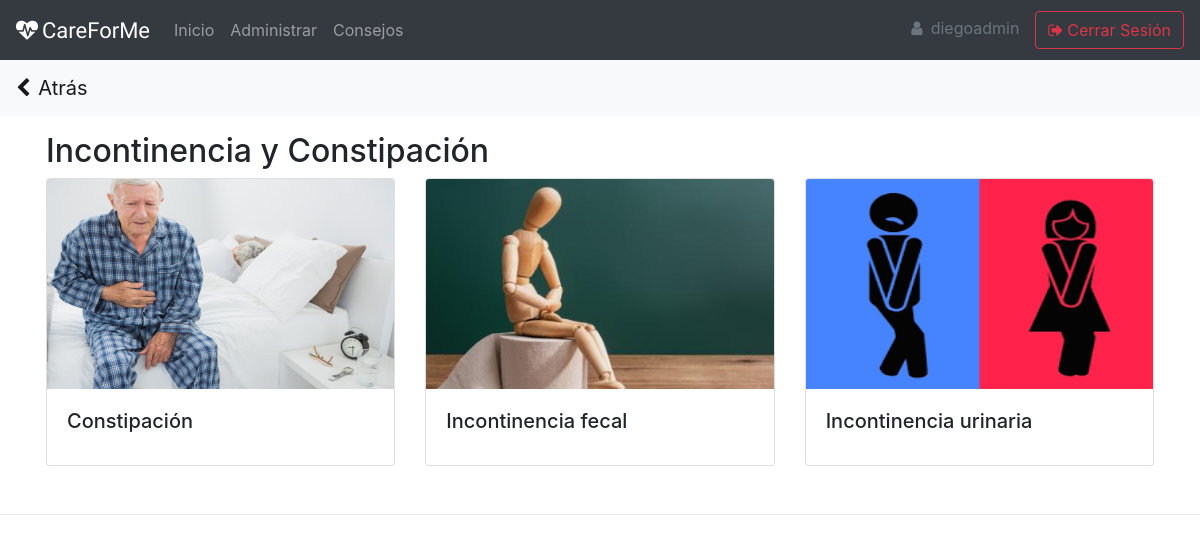
Page /content/consejos/contr1/8/ (signed in) on the committed database.
### registration/models.py (models this page shows)
class User(AbstractUser):
    is_medico = models.BooleanField(default=False, verbose_name='Médico')
    is_cuidador = models.BooleanField(default=False, verbose_name='Cuidador')
    is_gestionador = models.BooleanField(default=False, verbose_name='Gestionador')

### content/models.py (models this page shows, shortened)
class Topico(models.Model):
    creado_por = models.ForeignKey(settings.AUTH_USER_MODEL, on_delete=models.CASCADE, verbose_name='Creado_por')
    nombre = models.CharField(max_length=50, verbose_name='Nombre')
    imagen = models.ImageField(verbose_name='Imagen', upload_to="topicos")
    url_infografia = models.URLField(null=True,verbose_name="URL Infografía")
    fecha_creacion = models.DateTimeField(auto_now_add=True, verbose_name='Fecha de creación')
    class Meta:
        verbose_name = 'Tópico'
        verbose_name_plural = 'Tópicos'
        ordering = ['nombre']

class Subtopico(models.Model):
    creado_por = models.ForeignKey(settings.AUTH_USER_MODEL, on_delete=models.CASCADE, verbose_name='Creado_por')
    topico = models.ForeignKey(Topico, on_delete=models.CASCADE, verbose_name='Tópico')
    nombre = models.CharField(max_length=50, verbose_name='Nombre')
    imagen = models.ImageField(verbose_name='Imagen', null=True, upload_to="subtopicos")
    fecha_creacion = models.DateTimeField(auto_now_add=True, verbose_name='Fecha de creación')
    class Meta:
        verbose_name = 'Subtópico'
        verbose_name_plural = 'Subtópicos'
        ordering = ['nombre']

### content/views.py (the view, shortened to what this page needs)
# urls.py: path('consejos/contr1/<int:id_topico>/', views.top_controlador, name='top_controlador'),
@login_required
def top_controlador(request, id_topico):
    nombreTopico = Topico.objects.get(id = id_topico) # Link anterior
    subtopicos = Subtopico.objects.filter(topico__id = id_topico)
    if subtopicos:
        return render(request, 'content/subtopicos.html', {'subtopicos': subtopicos, 'nombreAnterior': nombreTopico})

### content/templates/content/subtopicos.html (shortened to what this page needs)
{% extends "core/base.html" %}
{% block content %}
    <h2>{{nombreAnterior.nombre}}</h2>
    <div class="row">
        {% for subtopico in subtopicos %}
            <div class="col-sm-4">
                <div class="card mb-3">
                    <img class="card-img-top" height="210" src="{% if subtopico.imagen %}{{subtopico.imagen.url}}{% endif %}" alt="Card image cap">
                <div class="card-body">
                    <h5 class="card-title">{{subtopico.nombre}}</h5>
                </div>
                </div>
            </div>
        {% endfor %}
    </div>
{% endblock  %}

### core/templates/core/base.html (shortened to what this page needs)
<!DOCTYPE html>
<html lang="en">
<head>
    <link rel="stylesheet" href="https://stackpath.bootstrapcdn.com/bootstrap/4.5.2/css/bootstrap.min.css">
    <link rel="stylesheet" type="text/css" href="https://cdn.datatables.net/1.10.22/css/jquery.dataTables.css">
    <link rel="stylesheet" href="https://cdn.datatables.net/responsive/2.2.6/css/responsive.dataTables.min.css">
    <link rel="stylesheet" href="https://stackpath.bootstrapcdn.com/font-awesome/4.7.0/css/font-awesome.min.css">
</head>
<body>
    <nav class="navbar sticky-top navbar-expand-lg navbar-dark bg-dark">
        <a style="font-family: 'Teko', sans-serif;font-size: 22px;" class="navbar-brand" {% if request.user.is_authenticated %}href="{% url 'home'%}" {% else %}href="{% url 'portada'%}" {% endif %}><i class="fa fa-heartbeat mr-1" aria-hidden="true"></i>CareForMe</a>
        <div class="collapse navbar-collapse" id="navbarSupportedContent">
            {% if request.user.is_authenticated %}
            <ul class="navbar-nav mr-auto">
                <li class="nav-item {% if '/content/' in request.path and '/consejos/' not in request.path %}active{% endif %}">
                    <a class="nav-link" href="{% url 'home' %}">Inicio <span class="sr-only">(current)</span></a>
                </li>
                {% if not request.user.is_staff and request.user.is_cuidador %}
                <li class="nav-item {% if '/patient/' in request.path %}active{% endif %}">
                    <a class="nav-link" href="{% url 'info_cuidador' %}">Cuidador</a>
                </li>
                <li class="nav-item {% if '/consejos/' in request.path %}active{% endif %}">
                    <a class="nav-link" href="{% url 'consejos' %}">Consejos</a>
                </li>
                {% elif request.user.is_staff or request.user.is_gestionador %}
                <li class="nav-item {% if request.path == '/admin/' %}active{% endif %}">
                    <a class="nav-link" href="/admin/">Administrar</a>
                </li>
                <li class="nav-item {% if request.path == '/content/consejos/' %}active{% endif %}">
                    <a class="nav-link" href="{% url 'consejos' %}">Consejos</a>
                </li>
                {% elif request.user.is_medico %}
                <li class="nav-item {% if 'change-password' in request.path %}active{% endif %}">
                    <a class="nav-link" href="{% url 'change-password' %}">Cambiar contraseña</a>
                </li>
                {% endif %}
            </ul>
            <a class="nav-link disabled pl-0" href="#" tabindex="-1" aria-disabled="true"><i class="fa fa-user mr-2 mb-2" aria-hidden="true"></i>{{user.get_username}}</a>
            <a href="{% url 'logout' %}" class="btn btn-outline-danger" tabindex="-1" role="button" aria-disabled="true"><i class="fa fa-sign-out mr-1" aria-hidden="true"></i>Cerrar Sesión</a> {% endif %}
        </div>
    </nav>
    {% if request.user.is_authenticated and request.path != '/content/' %}
    <nav style="z-index: 1" class="navbar sticky-top navbar-light bg-light second-nav">
        <a href="" onClick="window.history.back();return false;" class="navbar-brand"><i class="fa fa-chevron-left mr-2" aria-hidden="true"></i>Atrás</a>
    </nav>
    {% endif %}
    <div class="container p-3">
        {% block content %} {% endblock %}
    </div>
    {% if request.path != "/accounts/login/" %}
    <hr>{% endif %}
</body>
</html>

### core/templates/core/base.html (style rules this page uses)
.second-nav { top: 56px; }

### rows in the picture
User: get_username "diegoadmin"
Topico: nombre "Incontinencia y Constipación"
Subtopico: imagen (picture), nombre "Constipación"
Subtopico: imagen (picture), nombre "Incontinencia fecal"
Subtopico: imagen (picture), nombre "Incontinencia urinaria"
